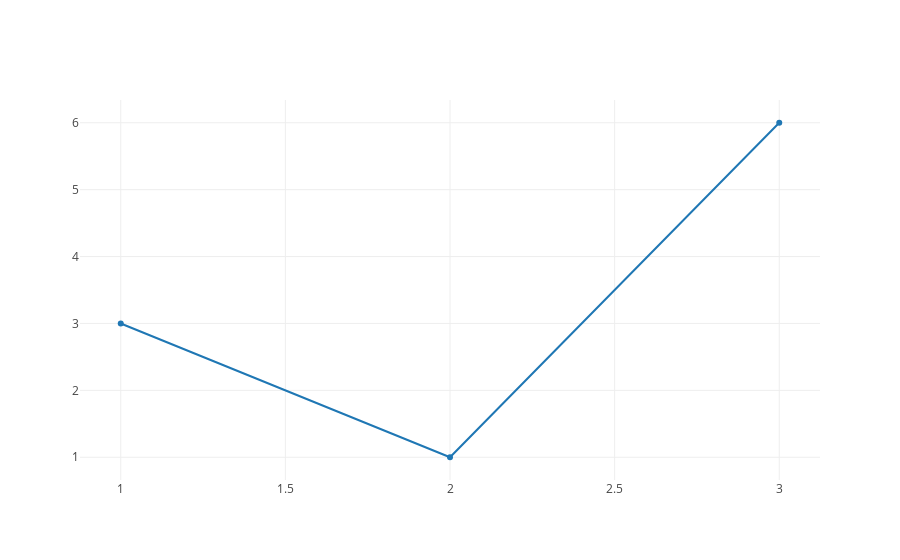

Notebook cell for this chart:
### Code cell
iplot([{"x": [1, 2, 3], "y": [3, 1, 6]}])

### Figure 1 — Plotly figure (JSON) as saved in the notebook; plotly's stock layout.template omitted (floating-point values rounded to 4 significant figures)
{"data": [{"type": "scatter", "uid": "72426dfe-e25a-465f-a913-6f1dde2cc2c6", "x": [1, 2, 3], "y": [3, 1, 6]}], "layout": {}}
